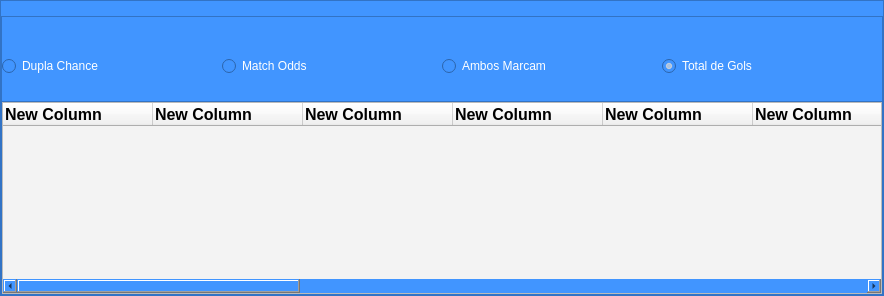
               <widget class="QWidget" name="page_possibilities">
                <property name="mouseTracking">
                 <bool>false</bool>
                </property>
                <property name="tabletTracking">
                 <bool>false</bool>
                </property>
                <layout class="QHBoxLayout" name="horizontalLayout_5">
                 <property name="spacing">
                  <number>0</number>
                 </property>
                 <property name="leftMargin">
                  <number>0</number>
                 </property>
                 <property name="topMargin">
                  <number>0</number>
                 </property>
                 <property name="rightMargin">
                  <number>0</number>
                 </property>
                 <property name="bottomMargin">
                  <number>0</number>
                 </property>
                 <item>
                  <widget class="QFrame" name="frame">
                   <property name="styleSheet">
                    <string notr="true">background-color: #4195FF;</string>
                   </property>
                   <property name="frameShape">
                    <enum>QFrame::StyledPanel</enum>
                   </property>
                   <property name="frameShadow">
                    <enum>QFrame::Raised</enum>
                   </property>
                   <layout class="QVBoxLayout" name="verticalLayout_5">
                    <property name="spacing">
                     <number>0</number>
                    </property>
                    <property name="leftMargin">
                     <number>0</number>
                    </property>
                    <property name="topMargin">
                     <number>0</number>
                    </property>
                    <property name="rightMargin">
                     <number>0</number>
                    </property>
                    <property name="bottomMargin">
                     <number>0</number>
                    </property>
                    <item>
                     <widget class="QFrame" name="frame_options">
                      <property name="minimumSize">
                       <size>
                        <width>0</width>
                        <height>100</height>
                       </size>
                      </property>
                      <property name="maximumSize">
                       <size>
                        <width>16777215</width>
                        <height>70</height>
                       </size>
                      </property>
                      <property name="styleSheet">
                       <string notr="true">background-color: #4195FF;</string>
                      </property>
                      <property name="frameShape">
                       <enum>QFrame::StyledPanel</enum>
                      </property>
                      <property name="frameShadow">
                       <enum>QFrame::Raised</enum>
                      </property>
                      <property name="lineWidth">
                       <number>1</number>
                      </property>
                      <layout class="QHBoxLayout" name="horizontalLayout_6">
                       <property name="spacing">
                        <number>0</number>
                       </property>
                       <property name="leftMargin">
                        <number>0</number>
                       </property>
                       <property name="topMargin">
                        <number>0</number>
                       </property>
                       <property name="rightMargin">
                        <number>0</number>
                       </property>
                       <property name="bottomMargin">
                        <number>0</number>
                       </property>
                       <item>
                        <widget class="QRadioButton" name="rb_DuplaChance">
                         <property name="sizePolicy">
                          <sizepolicy hsizetype="Fixed" vsizetype="Fixed">
                           <horstretch>0</horstretch>
                           <verstretch>0</verstretch>
                          </sizepolicy>
                         </property>
                         <property name="minimumSize">
                          <size>
                           <width>220</width>
                           <height>20</height>
                          </size>
                         </property>
                         <property name="maximumSize">
                          <size>
                           <width>220</width>
                           <height>20</height>
                          </size>
                         </property>
                         <property name="styleSheet">
                          <string notr="true">
QRadioButton{
	font: 75 12pt &quot;MS Shell Dlg 2&quot;;
	color: rgb(255, 255, 255);
}

QRadioButton:pressed{
	font: 75 12pt &quot;MS Shell Dlg 2&quot;;
	color: rgb(0, 0, 0);
}</string>
                         </property>
                         <property name="text">
                          <string>Dupla Chance</string>
                         </property>
                         <property name="autoRepeatDelay">
                          <number>300</number>
                         </property>
                         <property name="autoRepeatInterval">
                          <number>100</number>
                         </property>
                        </widget>
                       </item>
                       <item>
                        <widget class="QRadioButton" name="rb_matchOdds">
                         <property name="minimumSize">
                          <size>
                           <width>220</width>
                           <height>20</height>
                          </size>
                         </property>
                         <property name="maximumSize">
                          <size>
                           <width>220</width>
                           <height>20</height>
                          </size>
                         </property>
                         <property name="styleSheet">
                          <string notr="true">
QRadioButton{
	font: 75 12pt &quot;MS Shell Dlg 2&quot;;
	color: rgb(255, 255, 255);
}

QRadioButton:pressed{
	font: 75 12pt &quot;MS Shell Dlg 2&quot;;
	color: rgb(0, 0, 0);
}</string>
                         </property>
                         <property name="text">
                          <string>Match Odds</string>
                         </property>
                        </widget>
                       </item>
                       <item>
                        <widget class="QRadioButton" name="rb_ambosMarcam">
                         <property name="sizePolicy">
                          <sizepolicy hsizetype="Fixed" vsizetype="Fixed">
                           <horstretch>0</horstretch>
                           <verstretch>0</verstretch>
                          </sizepolicy>
                         </property>
                         <property name="minimumSize">
                          <size>
                           <width>220</width>
                           <height>20</height>
                          </size>
                         </property>
                         <property name="maximumSize">
                          <size>
                           <width>220</width>
                           <height>20</height>
                          </size>
                         </property>
                         <property name="styleSheet">
                          <string notr="true">
QRadioButton{
	font: 75 12pt &quot;MS Shell Dlg 2&quot;;
	color: rgb(255, 255, 255);
}

QRadioButton:pressed{
	font: 75 12pt &quot;MS Shell Dlg 2&quot;;
	color: rgb(0, 0, 0);
}</string>
                         </property>
                         <property name="text">
                          <string>Ambos Marcam</string>
                         </property>
                        </widget>
                       </item>
                       <item>
                        <widget class="QRadioButton" name="rb_totalGols">
                         <property name="sizePolicy">
                          <sizepolicy hsizetype="Fixed" vsizetype="Fixed">
                           <horstretch>0</horstretch>
                           <verstretch>0</verstretch>
                          </sizepolicy>
                         </property>
                         <property name="minimumSize">
                          <size>
                           <width>220</width>
                           <height>20</height>
                          </size>
                         </property>
                         <property name="maximumSize">
                          <size>
                           <width>220</width>
                           <height>20</height>
                          </size>
                         </property>
                         <property name="styleSheet">
                          <string notr="true">
QRadioButton{
	font: 75 12pt &quot;MS Shell Dlg 2&quot;;
	color: rgb(255, 255, 255);
}

QRadioButton:pressed{
	font: 75 12pt &quot;MS Shell Dlg 2&quot;;
	color: rgb(0, 0, 0);
}</string>
                         </property>
                         <property name="text">
                          <string>Total de Gols</string>
                         </property>
                         <property name="checked">
                          <bool>true</bool>
                         </property>
                         <property name="autoRepeat">
                          <bool>true</bool>
                         </property>
                        </widget>
                       </item>
                      </layout>
                     </widget>
                    </item>
                    <item>
                     <widget class="QFrame" name="frame_tb">
                      <property name="frameShape">
                       <enum>QFrame::StyledPanel</enum>
                      </property>
                      <property name="frameShadow">
                       <enum>QFrame::Raised</enum>
                      </property>
                      <layout class="QVBoxLayout" name="verticalLayout_6">
                       <property name="spacing">
                        <number>0</number>
                       </property>
                       <property name="leftMargin">
                        <number>0</number>
                       </property>
                       <property name="topMargin">
                        <number>0</number>
                       </property>
                       <property name="rightMargin">
                        <number>0</number>
                       </property>
                       <property name="bottomMargin">
                        <number>0</number>
                       </property>
                       <item>
                        <widget class="QTableWidget" name="tb_view">
                         <property name="font">
                          <font>
                           <family>MS Shell Dlg 2</family>
                           <pointsize>10</pointsize>
                           <weight>9</weight>
                           <italic>false</italic>
                           <bold>false</bold>
                          </font>
                         </property>
                         <property name="toolTipDuration">
                          <number>-3</number>
                         </property>
                         <property name="styleSheet">
                          <string notr="true">font: 75 10pt &quot;MS Shell Dlg 2&quot;;
color: rgb(0, 0, 0);
background-color:rgb(243, 243, 243);
</string>
                         </property>
                         <property name="frameShape">
                          <enum>QFrame::StyledPanel</enum>
                         </property>
                         <property name="frameShadow">
                          <enum>QFrame::Sunken</enum>
                         </property>
                         <property name="autoScrollMargin">
                          <number>20</number>
                         </property>
                         <property name="editTriggers">
                          <set>QAbstractItemView::NoEditTriggers</set>
                         </property>
                         <property name="dragEnabled">
                          <bool>false</bool>
                         </property>
                         <property name="alternatingRowColors">
                          <bool>true</bool>
                         </property>
                         <property name="selectionMode">
                          <enum>QAbstractItemView::ContiguousSelection</enum>
                         </property>
                         <property name="iconSize">
                          <size>
                           <width>0</width>
                           <height>0</height>
                          </size>
                         </property>
                         <property name="textElideMode">
                          <enum>Qt::ElideRight</enum>
                         </property>
                         <property name="verticalScrollMode">
                          <enum>QAbstractItemView::ScrollPerItem</enum>
                         </property>
                         <property name="horizontalScrollMode">
                          <enum>QAbstractItemView::ScrollPerItem</enum>
                         </property>
                         <property name="sortingEnabled">
                          <bool>true</bool>
                         </property>
                         <property name="columnCount">
                          <number>15</number>
                         </property>
                         <attribute name="horizontalHeaderDefaultSectionSize">
                          <number>150</number>
                         </attribute>
                         <attribute name="horizontalHeaderMinimumSectionSize">
                          <number>50</number>
                         </attribute>
                         <attribute name="verticalHeaderVisible">
                          <bool>false</bool>
                         </attribute>
                         <attribute name="verticalHeaderDefaultSectionSize">
                          <number>50</number>
                         </attribute>
                         <attribute name="verticalHeaderShowSortIndicator" stdset="0">
                          <bool>true</bool>
                         </attribute>
                         <column>
                          <property name="text">
                           <string>New Column</string>
                          </property>
                          <property name="font">
                           <font>
                            <pointsize>12</pointsize>
                            <weight>75</weight>
                            <bold>true</bold>
                           </font>
                          </property>
                          <property name="textAlignment">
                           <set>AlignLeading|AlignVCenter</set>
                          </property>
                          <property name="icon">
                           <iconset>
                            <normaloff>../src/order_icon.svg</normaloff>../src/order_icon.svg</iconset>
                          </property>
                         </column>
                         <column>
                          <property name="text">
                           <string>New Column</string>
                          </property>
                          <property name="font">
                           <font>
                            <pointsize>12</pointsize>
                            <weight>75</weight>
                            <bold>true</bold>
                           </font>
                          </property>
                          <property name="textAlignment">
                           <set>AlignLeading|AlignVCenter</set>
                          </property>
                          <property name="icon">
                           <iconset>
                            <normaloff>../src/order_icon.svg</normaloff>../src/order_icon.svg</iconset>
                          </property>
                         </column>
                         <column>
                          <property name="text">
                           <string>New Column</string>
                          </property>
                          <property name="font">
                           <font>
                            <pointsize>12</pointsize>
                            <weight>75</weight>
                            <bold>true</bold>
                           </font>
                          </property>
                          <property name="textAlignment">
                           <set>AlignLeading|AlignVCenter</set>
                          </property>
                          <property name="icon">
                           <iconset>
                            <normaloff>../src/order_icon.svg</normaloff>../src/order_icon.svg</iconset>
                          </property>
                         </column>
                         <column>
                          <property name="text">
                           <string>New Column</string>
                          </property>
                          <property name="font">
                           <font>
                            <pointsize>12</pointsize>
                            <weight>75</weight>
                            <bold>true</bold>
                           </font>
                          </property>
                          <property name="textAlignment">
                           <set>AlignLeading|AlignVCenter</set>
                          </property>
                          <property name="icon">
                           <iconset>
                            <normaloff>../src/order_icon.svg</normaloff>../src/order_icon.svg</iconset>
                          </property>
                         </column>
                         <column>
                          <property name="text">
                           <string>New Column</string>
                          </property>
                          <property name="font">
                           <font>
                            <pointsize>12</pointsize>
                            <weight>75</weight>
                            <bold>true</bold>
                           </font>
                          </property>
                          <property name="textAlignment">
                           <set>AlignLeading|AlignVCenter</set>
                          </property>
                          <property name="icon">
                           <iconset>
                            <normaloff>../src/order_icon.svg</normaloff>../src/order_icon.svg</iconset>
                          </property>
                         </column>
                         <column>
                          <property name="text">
                           <string>New Column</string>
                          </property>
                          <property name="font">
                           <font>
                            <pointsize>12</pointsize>
                            <weight>75</weight>
                            <bold>true</bold>
                           </font>
                          </property>
                          <property name="textAlignment">
                           <set>AlignLeading|AlignVCenter</set>
                          </property>
                          <property name="icon">
                           <iconset>
                            <normaloff>../src/order_icon.svg</normaloff>../src/order_icon.svg</iconset>
                          </property>
                         </column>
                         <column>
                          <property name="text">
                           <string>New Column</string>
                          </property>
                          <property name="font">
                           <font>
                            <pointsize>12</pointsize>
                            <weight>75</weight>
                            <bold>true</bold>
                           </font>
                          </property>
                          <property name="icon">
                           <iconset>
                            <normaloff>../src/order_icon.svg</normaloff>../src/order_icon.svg</iconset>
                          </property>
                         </column>
                         <column>
                          <property name="text">
                           <string>New Column</string>
                          </property>
                          <property name="font">
                           <font>
                            <pointsize>12</pointsize>
                            <weight>75</weight>
                            <bold>true</bold>
                           </font>
                          </property>
                          <property name="icon">
                           <iconset>
                            <normaloff>../src/order_icon.svg</normaloff>../src/order_icon.svg</iconset>
                          </property>
                         </column>
                         <column>
                          <property name="text">
                           <string>New Column</string>
                          </property>
                          <property name="font">
                           <font>
                            <pointsize>12</pointsize>
                            <weight>75</weight>
                            <bold>true</bold>
                           </font>
                          </property>
                          <property name="icon">
                           <iconset>
                            <normaloff>../src/order_icon.svg</normaloff>../src/order_icon.svg</iconset>
                          </property>
                         </column>
                         <column>
                          <property name="text">
                           <string>New Column</string>
                          </property>
                          <property name="font">
                           <font>
                            <pointsize>12</pointsize>
                            <weight>75</weight>
                            <bold>true</bold>
                           </font>
                          </property>
                          <property name="icon">
                           <iconset>
                            <normaloff>../src/order_icon.svg</normaloff>../src/order_icon.svg</iconset>
                          </property>
                         </column>
                         <column>
                          <property name="text">
                           <string>New Column</string>
                          </property>
                          <property name="font">
                           <font>
                            <pointsize>12</pointsize>
                            <weight>75</weight>
                            <bold>true</bold>
                           </font>
                          </property>
                          <property name="icon">
                           <iconset>
                            <normaloff>../src/order_icon.svg</normaloff>../src/order_icon.svg</iconset>
                          </property>
                         </column>
                         <column>
                          <property name="text">
                           <string>New Column</string>
                          </property>
                          <property name="font">
                           <font>
                            <pointsize>12</pointsize>
                            <weight>75</weight>
                            <bold>true</bold>
                           </font>
                          </property>
                          <property name="icon">
                           <iconset>
                            <normaloff>../src/order_icon.svg</normaloff>../src/order_icon.svg</iconset>
                          </property>
                         </column>
                         <column>
                          <property name="text">
                           <string>New Column</string>
                          </property>
                          <property name="font">
                           <font>
                            <pointsize>12</pointsize>
                            <weight>75</weight>
                            <bold>true</bold>
                           </font>
                          </property>
                          <property name="icon">
                           <iconset>
                            <normaloff>../src/order_icon.svg</normaloff>../src/order_icon.svg</iconset>
                          </property>
                         </column>
                         <column>
                          <property name="text">
                           <string>New Column</string>
                          </property>
                          <property name="font">
                           <font>
                            <pointsize>12</pointsize>
                            <weight>75</weight>
                            <bold>true</bold>
                           </font>
                          </property>
                          <property name="icon">
                           <iconset>
                            <normaloff>../src/order_icon.svg</normaloff>../src/order_icon.svg</iconset>
                          </property>
                         </column>
                         <column>
                          <property name="text">
                           <string>New Column</string>
                          </property>
                          <property name="font">
                           <font>
                            <pointsize>12</pointsize>
                            <weight>75</weight>
                            <bold>true</bold>
                           </font>
                          </property>
                          <property name="icon">
                           <iconset>
                            <normaloff>../src/order_icon.svg</normaloff>../src/order_icon.svg</iconset>
                          </property>
                         </column>
                        </widget>
                       </item>
                      </layout>
                     </widget>
                    </item>
                   </layout>
                  </widget>
                 </item>
                </layout>
               </widget>
